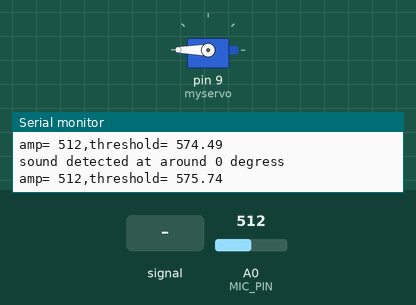
Recording of a sketch running on a simulated Arduino Uno, built with avr-gcc and run on an emulated ATmega328P. Shown: servo, the last lines printed to the serial monitor. The test bench sets the inputs (shaded band); at power-on: A0 (MIC_PIN) = 512.

Above: at 1.2 s.
1.3 s: A0 (MIC_PIN) fed a 200 Hz sine of ±460 counts around its level
4.3 s: A0 (MIC_PIN) set to 530
At 5.2 s:
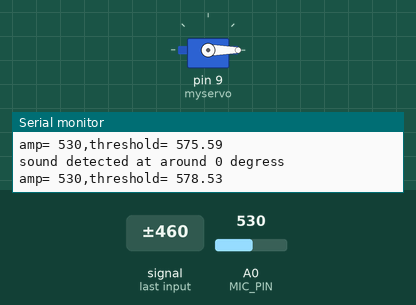
7.3 s: A0 (MIC_PIN) set to 40
At 8.3 s:
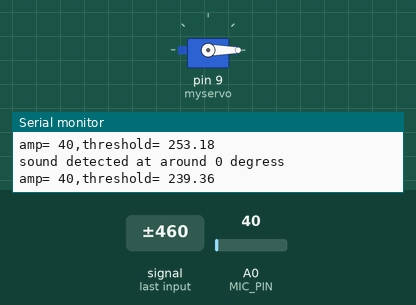
Timing chart, 0 to 16.3 s (numbered marks = the images above; inputs shaded):
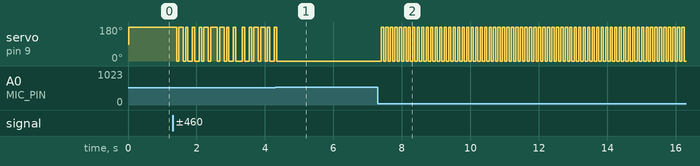

The sketch:

sensor_servo_angle_read.ino
```cpp
#include <Servo.h>

#define MIC_PIN A0

Servo myservo;  // create Servo object to control a servo
// twelve Servo objects can be created on most boards

int pos = 0;    // variable to store the servo position
int amplitude;
int lastAmplitude;
bool forwards = true;
bool backwards = false;
float threshold = 50;
int angle;
// int soundSourceAngle;
int servoPosition;
void setup() {
  // put your setup code here, to run once:
  Serial.begin(9600); // open serial port, set the baud rate to 9600 bps
  myservo.attach(9);  // attaches the servo on pin 9 to the Servo object
  amplitude = analogRead(MIC_PIN);
  threshold = amplitude;
  myservo.read();
}

void loop() {
  threshold = threshold + 0.1 * float(amplitude - threshold + 75);
  servoPosition = angle;
  angle = amplitude;

  for (pos = 0; pos <= 180; pos += 1) {
    // take reading from mic
    amplitude = analogRead(MIC_PIN);
    // if statement that checks if our amplitude is about threshold and only records values if it is

  if(amplitude >= threshold) {
    // assign current reading to last reading
    lastAmplitude = amplitude;
  }

}


    // compare readings, switch direction if needed
    if(amplitude < lastAmplitude) {
      forwards = !forwards;
      backwards = !backwards;
    }

    // handle going forwards and backwards
    if(backwards && !forwards) {
      pos = 180 - pos;
      if(pos == 0) { // if we hit zero degrees (the threshold), change direction
        forwards = true;
        backwards = false;
      }
    }
    else if(forwards && !backwards) {
      if(pos == 180) { // if we hit 180 degrees also change direction
        forwards = false;
        backwards = true;
      }
    }

    // if amplitude is loud enough then record the angle
    if(amplitude > 5) {
      angle = servoPosition;
      Serial.print("sound detected at around ");
      Serial.print(angle);
      Serial.println(" degress");
    }

  //
  Serial.print("amp= ");
  Serial.print(amplitude);
  Serial.print(",");
  Serial.print("threshold= ");
  Serial.print(threshold);
  Serial.println("");
      // move servo
  myservo.write(pos);
  delay(5);
  }
```

Measured:
- the behaviour switches between 520 and 521 on A0 (MIC_PIN) (found by bisection; images 0 and 1)
- after the input at 4.3 s, servo on pin 9 (myservo): goes on until 4.3 s, then stays 0°
- after the input at 7.3 s, servo on pin 9 (myservo): alternates 180° for 0.07 s and 0° for 0.07 s, starting after 0.10 s
